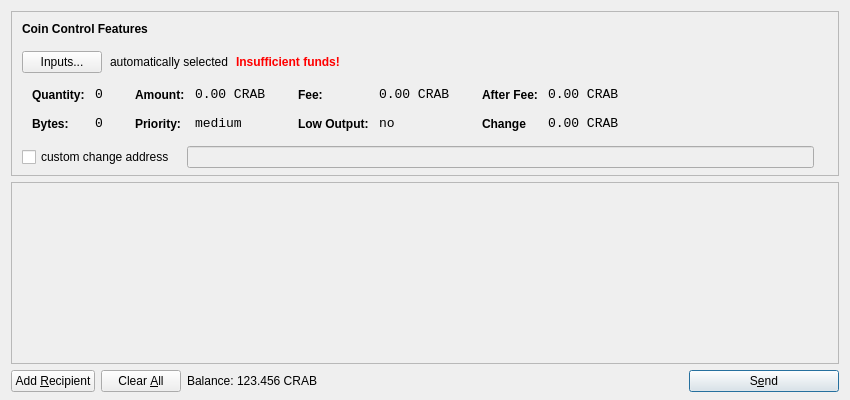
<?xml version="1.0" encoding="UTF-8"?>
<ui version="4.0">
 <class>SendCoinsDialog</class>
 <widget class="QDialog" name="SendCoinsDialog">
  <property name="geometry">
   <rect>
    <x>0</x>
    <y>0</y>
    <width>850</width>
    <height>400</height>
   </rect>
  </property>
  <property name="windowTitle">
   <string>Send Coins</string>
  </property>
  <layout class="QVBoxLayout" name="verticalLayout" stretch="0,1,0">
   <property name="bottomMargin">
    <number>8</number>
   </property>
   <item>
    <widget class="QFrame" name="frameCoinControl">
     <property name="sizePolicy">
      <sizepolicy hsizetype="Expanding" vsizetype="Expanding">
       <horstretch>0</horstretch>
       <verstretch>0</verstretch>
      </sizepolicy>
     </property>
     <property name="maximumSize">
      <size>
       <width>16777215</width>
       <height>16777215</height>
      </size>
     </property>
     <property name="frameShape">
      <enum>QFrame::StyledPanel</enum>
     </property>
     <property name="frameShadow">
      <enum>QFrame::Sunken</enum>
     </property>
     <layout class="QVBoxLayout" name="verticalLayoutCoinControl2">
      <property name="spacing">
       <number>-1</number>
      </property>
      <property name="leftMargin">
       <number>0</number>
      </property>
      <property name="topMargin">
       <number>0</number>
      </property>
      <property name="rightMargin">
       <number>0</number>
      </property>
      <property name="bottomMargin">
       <number>6</number>
      </property>
      <item>
       <layout class="QVBoxLayout" name="verticalLayoutCoinControl" stretch="0,0,0,0,1">
        <property name="spacing">
         <number>0</number>
        </property>
        <property name="leftMargin">
         <number>10</number>
        </property>
        <property name="topMargin">
         <number>10</number>
        </property>
        <item>
         <layout class="QHBoxLayout" name="horizontalLayoutCoinControl1">
          <property name="bottomMargin">
           <number>15</number>
          </property>
          <item>
           <widget class="QLabel" name="labelCoinControlFeatures">
            <property name="sizePolicy">
             <sizepolicy hsizetype="Preferred" vsizetype="Maximum">
              <horstretch>0</horstretch>
              <verstretch>0</verstretch>
             </sizepolicy>
            </property>
            <property name="font">
             <font>
              <weight>75</weight>
              <bold>true</bold>
             </font>
            </property>
            <property name="styleSheet">
             <string notr="true">font-weight:bold;</string>
            </property>
            <property name="text">
             <string>Coin Control Features</string>
            </property>
           </widget>
          </item>
         </layout>
        </item>
        <item>
         <layout class="QHBoxLayout" name="horizontalLayoutCoinControl2" stretch="0,0,0,0">
          <property name="spacing">
           <number>8</number>
          </property>
          <property name="bottomMargin">
           <number>10</number>
          </property>
          <item>
           <widget class="QPushButton" name="pushButtonCoinControl">
            <property name="styleSheet">
             <string notr="true"/>
            </property>
            <property name="text">
             <string>Inputs...</string>
            </property>
           </widget>
          </item>
          <item>
           <widget class="QLabel" name="labelCoinControlAutomaticallySelected">
            <property name="text">
             <string>automatically selected</string>
            </property>
            <property name="margin">
             <number>5</number>
            </property>
           </widget>
          </item>
          <item>
           <widget class="QLabel" name="labelCoinControlInsuffFunds">
            <property name="font">
             <font>
              <weight>75</weight>
              <bold>true</bold>
             </font>
            </property>
            <property name="styleSheet">
             <string notr="true">color:red;font-weight:bold;</string>
            </property>
            <property name="text">
             <string>Insufficient funds!</string>
            </property>
            <property name="margin">
             <number>5</number>
            </property>
           </widget>
          </item>
          <item>
           <spacer name="horizontalSpacerCoinControl">
            <property name="orientation">
             <enum>Qt::Horizontal</enum>
            </property>
            <property name="sizeHint" stdset="0">
             <size>
              <width>40</width>
              <height>1</height>
             </size>
            </property>
           </spacer>
          </item>
         </layout>
        </item>
        <item>
         <widget class="QWidget" name="widgetCoinControl" native="true">
          <property name="sizePolicy">
           <sizepolicy hsizetype="Preferred" vsizetype="Preferred">
            <horstretch>0</horstretch>
            <verstretch>0</verstretch>
           </sizepolicy>
          </property>
          <property name="minimumSize">
           <size>
            <width>0</width>
            <height>0</height>
           </size>
          </property>
          <property name="styleSheet">
           <string notr="true"/>
          </property>
          <layout class="QHBoxLayout" name="horizontalLayoutCoinControl5">
           <property name="margin">
            <number>0</number>
           </property>
           <item>
            <layout class="QHBoxLayout" name="horizontalLayoutCoinControl3" stretch="0,0,0,1">
             <property name="spacing">
              <number>20</number>
             </property>
             <property name="topMargin">
              <number>0</number>
             </property>
             <property name="bottomMargin">
              <number>10</number>
             </property>
             <item>
              <layout class="QFormLayout" name="formLayoutCoinControl1">
               <property name="horizontalSpacing">
                <number>10</number>
               </property>
               <property name="verticalSpacing">
                <number>14</number>
               </property>
               <property name="leftMargin">
                <number>10</number>
               </property>
               <property name="topMargin">
                <number>4</number>
               </property>
               <property name="rightMargin">
                <number>6</number>
               </property>
               <item row="0" column="0">
                <widget class="QLabel" name="labelCoinControlQuantityText">
                 <property name="styleSheet">
                  <string notr="true">font-weight:bold;</string>
                 </property>
                 <property name="text">
                  <string>Quantity:</string>
                 </property>
                 <property name="margin">
                  <number>0</number>
                 </property>
                </widget>
               </item>
               <item row="0" column="1">
                <widget class="QLabel" name="labelCoinControlQuantity">
                 <property name="font">
                  <font>
                   <family>Monospace</family>
                   <pointsize>10</pointsize>
                  </font>
                 </property>
                 <property name="cursor">
                  <cursorShape>IBeamCursor</cursorShape>
                 </property>
                 <property name="contextMenuPolicy">
                  <enum>Qt::ActionsContextMenu</enum>
                 </property>
                 <property name="text">
                  <string>0</string>
                 </property>
                 <property name="margin">
                  <number>0</number>
                 </property>
                 <property name="textInteractionFlags">
                  <set>Qt::LinksAccessibleByMouse|Qt::TextSelectableByKeyboard|Qt::TextSelectableByMouse</set>
                 </property>
                </widget>
               </item>
               <item row="1" column="0">
                <widget class="QLabel" name="labelCoinControlBytesText">
                 <property name="styleSheet">
                  <string notr="true">font-weight:bold;</string>
                 </property>
                 <property name="text">
                  <string>Bytes:</string>
                 </property>
                </widget>
               </item>
               <item row="1" column="1">
                <widget class="QLabel" name="labelCoinControlBytes">
                 <property name="font">
                  <font>
                   <family>Monospace</family>
                   <pointsize>10</pointsize>
                  </font>
                 </property>
                 <property name="cursor">
                  <cursorShape>IBeamCursor</cursorShape>
                 </property>
                 <property name="contextMenuPolicy">
                  <enum>Qt::ActionsContextMenu</enum>
                 </property>
                 <property name="text">
                  <string>0</string>
                 </property>
                 <property name="textInteractionFlags">
                  <set>Qt::LinksAccessibleByMouse|Qt::TextSelectableByKeyboard|Qt::TextSelectableByMouse</set>
                 </property>
                </widget>
               </item>
              </layout>
             </item>
             <item>
              <layout class="QFormLayout" name="formLayoutCoinControl2">
               <property name="horizontalSpacing">
                <number>10</number>
               </property>
               <property name="verticalSpacing">
                <number>14</number>
               </property>
               <property name="leftMargin">
                <number>6</number>
               </property>
               <property name="topMargin">
                <number>4</number>
               </property>
               <property name="rightMargin">
                <number>6</number>
               </property>
               <item row="0" column="0">
                <widget class="QLabel" name="labelCoinControlAmountText">
                 <property name="styleSheet">
                  <string notr="true">font-weight:bold;</string>
                 </property>
                 <property name="text">
                  <string>Amount:</string>
                 </property>
                 <property name="margin">
                  <number>0</number>
                 </property>
                </widget>
               </item>
               <item row="0" column="1">
                <widget class="QLabel" name="labelCoinControlAmount">
                 <property name="font">
                  <font>
                   <family>Monospace</family>
                   <pointsize>10</pointsize>
                  </font>
                 </property>
                 <property name="cursor">
                  <cursorShape>IBeamCursor</cursorShape>
                 </property>
                 <property name="contextMenuPolicy">
                  <enum>Qt::ActionsContextMenu</enum>
                 </property>
                 <property name="text">
                  <string notr="true">0.00 CRAB</string>
                 </property>
                 <property name="textInteractionFlags">
                  <set>Qt::LinksAccessibleByMouse|Qt::TextSelectableByKeyboard|Qt::TextSelectableByMouse</set>
                 </property>
                </widget>
               </item>
               <item row="1" column="0">
                <widget class="QLabel" name="labelCoinControlPriorityText">
                 <property name="styleSheet">
                  <string notr="true">font-weight:bold;</string>
                 </property>
                 <property name="text">
                  <string>Priority:</string>
                 </property>
                </widget>
               </item>
               <item row="1" column="1">
                <widget class="QLabel" name="labelCoinControlPriority">
                 <property name="font">
                  <font>
                   <family>Monospace</family>
                   <pointsize>10</pointsize>
                  </font>
                 </property>
                 <property name="cursor">
                  <cursorShape>IBeamCursor</cursorShape>
                 </property>
                 <property name="contextMenuPolicy">
                  <enum>Qt::ActionsContextMenu</enum>
                 </property>
                 <property name="text">
                  <string>medium</string>
                 </property>
                 <property name="textInteractionFlags">
                  <set>Qt::LinksAccessibleByMouse|Qt::TextSelectableByKeyboard|Qt::TextSelectableByMouse</set>
                 </property>
                </widget>
               </item>
              </layout>
             </item>
             <item>
              <layout class="QFormLayout" name="formLayoutCoinControl3">
               <property name="horizontalSpacing">
                <number>10</number>
               </property>
               <property name="verticalSpacing">
                <number>14</number>
               </property>
               <property name="leftMargin">
                <number>6</number>
               </property>
               <property name="topMargin">
                <number>4</number>
               </property>
               <property name="rightMargin">
                <number>6</number>
               </property>
               <item row="0" column="0">
                <widget class="QLabel" name="labelCoinControlFeeText">
                 <property name="styleSheet">
                  <string notr="true">font-weight:bold;</string>
                 </property>
                 <property name="text">
                  <string>Fee:</string>
                 </property>
                 <property name="margin">
                  <number>0</number>
                 </property>
                </widget>
               </item>
               <item row="0" column="1">
                <widget class="QLabel" name="labelCoinControlFee">
                 <property name="font">
                  <font>
                   <family>Monospace</family>
                   <pointsize>10</pointsize>
                  </font>
                 </property>
                 <property name="cursor">
                  <cursorShape>IBeamCursor</cursorShape>
                 </property>
                 <property name="contextMenuPolicy">
                  <enum>Qt::ActionsContextMenu</enum>
                 </property>
                 <property name="text">
                  <string notr="true">0.00 CRAB</string>
                 </property>
                 <property name="textInteractionFlags">
                  <set>Qt::LinksAccessibleByMouse|Qt::TextSelectableByKeyboard|Qt::TextSelectableByMouse</set>
                 </property>
                </widget>
               </item>
               <item row="1" column="0">
                <widget class="QLabel" name="labelCoinControlLowOutputText">
                 <property name="styleSheet">
                  <string notr="true">font-weight:bold;</string>
                 </property>
                 <property name="text">
                  <string>Low Output:</string>
                 </property>
                </widget>
               </item>
               <item row="1" column="1">
                <widget class="QLabel" name="labelCoinControlLowOutput">
                 <property name="font">
                  <font>
                   <family>Monospace</family>
                   <pointsize>10</pointsize>
                  </font>
                 </property>
                 <property name="cursor">
                  <cursorShape>IBeamCursor</cursorShape>
                 </property>
                 <property name="contextMenuPolicy">
                  <enum>Qt::ActionsContextMenu</enum>
                 </property>
                 <property name="text">
                  <string>no</string>
                 </property>
                 <property name="textInteractionFlags">
                  <set>Qt::LinksAccessibleByMouse|Qt::TextSelectableByKeyboard|Qt::TextSelectableByMouse</set>
                 </property>
                </widget>
               </item>
              </layout>
             </item>
             <item>
              <layout class="QFormLayout" name="formLayoutCoinControl4">
               <property name="horizontalSpacing">
                <number>10</number>
               </property>
               <property name="verticalSpacing">
                <number>14</number>
               </property>
               <property name="leftMargin">
                <number>6</number>
               </property>
               <property name="topMargin">
                <number>4</number>
               </property>
               <property name="rightMargin">
                <number>6</number>
               </property>
               <item row="0" column="0">
                <widget class="QLabel" name="labelCoinControlAfterFeeText">
                 <property name="styleSheet">
                  <string notr="true">font-weight:bold;</string>
                 </property>
                 <property name="text">
                  <string>After Fee:</string>
                 </property>
                 <property name="margin">
                  <number>0</number>
                 </property>
                </widget>
               </item>
               <item row="0" column="1">
                <widget class="QLabel" name="labelCoinControlAfterFee">
                 <property name="font">
                  <font>
                   <family>Monospace</family>
                   <pointsize>10</pointsize>
                  </font>
                 </property>
                 <property name="cursor">
                  <cursorShape>IBeamCursor</cursorShape>
                 </property>
                 <property name="contextMenuPolicy">
                  <enum>Qt::ActionsContextMenu</enum>
                 </property>
                 <property name="text">
                  <string notr="true">0.00 CRAB</string>
                 </property>
                 <property name="textInteractionFlags">
                  <set>Qt::LinksAccessibleByMouse|Qt::TextSelectableByKeyboard|Qt::TextSelectableByMouse</set>
                 </property>
                </widget>
               </item>
               <item row="1" column="0">
                <widget class="QLabel" name="labelCoinControlChangeText">
                 <property name="styleSheet">
                  <string notr="true">font-weight:bold;</string>
                 </property>
                 <property name="text">
                  <string>Change</string>
                 </property>
                </widget>
               </item>
               <item row="1" column="1">
                <widget class="QLabel" name="labelCoinControlChange">
                 <property name="font">
                  <font>
                   <family>Monospace</family>
                   <pointsize>10</pointsize>
                  </font>
                 </property>
                 <property name="cursor">
                  <cursorShape>IBeamCursor</cursorShape>
                 </property>
                 <property name="contextMenuPolicy">
                  <enum>Qt::ActionsContextMenu</enum>
                 </property>
                 <property name="text">
                  <string notr="true">0.00 CRAB</string>
                 </property>
                 <property name="textInteractionFlags">
                  <set>Qt::LinksAccessibleByMouse|Qt::TextSelectableByKeyboard|Qt::TextSelectableByMouse</set>
                 </property>
                </widget>
               </item>
              </layout>
             </item>
            </layout>
           </item>
          </layout>
         </widget>
        </item>
        <item>
         <layout class="QHBoxLayout" name="horizontalLayoutCoinControl4" stretch="0,0,0">
          <property name="spacing">
           <number>12</number>
          </property>
          <property name="sizeConstraint">
           <enum>QLayout::SetDefaultConstraint</enum>
          </property>
          <property name="topMargin">
           <number>5</number>
          </property>
          <property name="rightMargin">
           <number>5</number>
          </property>
          <item>
           <widget class="QCheckBox" name="checkBoxCoinControlChange">
            <property name="text">
             <string>custom change address</string>
            </property>
           </widget>
          </item>
          <item>
           <widget class="QLineEdit" name="lineEditCoinControlChange">
            <property name="enabled">
             <bool>false</bool>
            </property>
            <property name="sizePolicy">
             <sizepolicy hsizetype="Expanding" vsizetype="Fixed">
              <horstretch>0</horstretch>
              <verstretch>0</verstretch>
             </sizepolicy>
            </property>
           </widget>
          </item>
          <item>
           <widget class="QLabel" name="labelCoinControlChangeLabel">
            <property name="sizePolicy">
             <sizepolicy hsizetype="Preferred" vsizetype="Expanding">
              <horstretch>0</horstretch>
              <verstretch>0</verstretch>
             </sizepolicy>
            </property>
            <property name="minimumSize">
             <size>
              <width>0</width>
              <height>0</height>
             </size>
            </property>
            <property name="text">
             <string/>
            </property>
            <property name="margin">
             <number>3</number>
            </property>
           </widget>
          </item>
         </layout>
        </item>
        <item>
         <spacer name="verticalSpacerCoinControl">
          <property name="orientation">
           <enum>Qt::Vertical</enum>
          </property>
          <property name="sizeHint" stdset="0">
           <size>
            <width>800</width>
            <height>1</height>
           </size>
          </property>
         </spacer>
        </item>
       </layout>
      </item>
     </layout>
    </widget>
   </item>
   <item>
    <widget class="QScrollArea" name="scrollArea">
     <property name="widgetResizable">
      <bool>true</bool>
     </property>
     <widget class="QWidget" name="scrollAreaWidgetContents">
      <property name="geometry">
       <rect>
        <x>0</x>
        <y>0</y>
        <width>830</width>
        <height>165</height>
       </rect>
      </property>
      <layout class="QVBoxLayout" name="verticalLayout_2">
       <property name="margin">
        <number>0</number>
       </property>
       <item>
        <layout class="QVBoxLayout" name="entries">
         <property name="spacing">
          <number>6</number>
         </property>
        </layout>
       </item>
       <item>
        <spacer name="verticalSpacer">
         <property name="orientation">
          <enum>Qt::Vertical</enum>
         </property>
         <property name="sizeHint" stdset="0">
          <size>
           <width>20</width>
           <height>40</height>
          </size>
         </property>
        </spacer>
       </item>
      </layout>
     </widget>
    </widget>
   </item>
   <item>
    <layout class="QHBoxLayout" name="horizontalLayout">
     <item>
      <widget class="QPushButton" name="addButton">
       <property name="toolTip">
        <string>Send to multiple recipients at once</string>
       </property>
       <property name="text">
        <string>Add &amp;Recipient</string>
       </property>
       <property name="autoDefault">
        <bool>false</bool>
       </property>
      </widget>
     </item>
     <item>
      <widget class="QPushButton" name="clearButton">
       <property name="sizePolicy">
        <sizepolicy hsizetype="Minimum" vsizetype="Fixed">
         <horstretch>0</horstretch>
         <verstretch>0</verstretch>
        </sizepolicy>
       </property>
       <property name="toolTip">
        <string>Remove all transaction fields</string>
       </property>
       <property name="text">
        <string>Clear &amp;All</string>
       </property>
       <property name="autoRepeatDelay">
        <number>300</number>
       </property>
       <property name="autoDefault">
        <bool>false</bool>
       </property>
      </widget>
     </item>
     <item>
      <layout class="QHBoxLayout" name="horizontalLayout_2">
       <property name="spacing">
        <number>3</number>
       </property>
       <item>
        <widget class="QLabel" name="label">
         <property name="sizePolicy">
          <sizepolicy hsizetype="Preferred" vsizetype="Fixed">
           <horstretch>0</horstretch>
           <verstretch>0</verstretch>
          </sizepolicy>
         </property>
         <property name="text">
          <string>Balance:</string>
         </property>
        </widget>
       </item>
       <item>
        <widget class="QLabel" name="labelBalance">
         <property name="sizePolicy">
          <sizepolicy hsizetype="Preferred" vsizetype="Fixed">
           <horstretch>0</horstretch>
           <verstretch>0</verstretch>
          </sizepolicy>
         </property>
         <property name="cursor">
          <cursorShape>IBeamCursor</cursorShape>
         </property>
         <property name="text">
          <string notr="true">123.456 CRAB</string>
         </property>
         <property name="textInteractionFlags">
          <set>Qt::LinksAccessibleByMouse|Qt::TextSelectableByKeyboard|Qt::TextSelectableByMouse</set>
         </property>
        </widget>
       </item>
      </layout>
     </item>
     <item>
      <spacer name="horizontalSpacer">
       <property name="orientation">
        <enum>Qt::Horizontal</enum>
       </property>
       <property name="sizeHint" stdset="0">
        <size>
         <width>40</width>
         <height>20</height>
        </size>
       </property>
      </spacer>
     </item>
     <item>
      <widget class="QPushButton" name="sendButton">
       <property name="minimumSize">
        <size>
         <width>150</width>
         <height>0</height>
        </size>
       </property>
       <property name="toolTip">
        <string>Confirm the send action</string>
       </property>
       <property name="text">
        <string>S&amp;end</string>
       </property>
       <property name="icon">
        <iconset resource="../bitcoin.qrc">
         <normaloff>:/icons/send</normaloff>:/icons/send</iconset>
       </property>
       <property name="default">
        <bool>true</bool>
       </property>
      </widget>
     </item>
    </layout>
   </item>
  </layout>
 </widget>
 <resources>
  <include location="../bitcoin.qrc"/>
 </resources>
 <connections/>
</ui>
